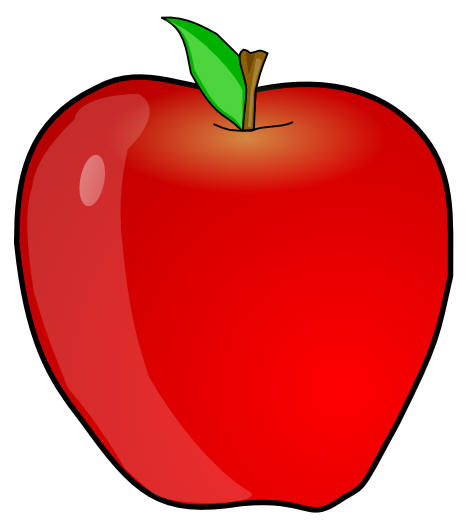
#> input picture fruit/Lib/APPLE.jpg, 469 x 531 px, found by its file name
$ python main.py
#> lines starting #> are read from the running program, lines starting #| are printed output that depends on the picture
import numpy
from PIL import Image
from numpy import asarray
import sys


import matplotlib.pyplot as plt
from mpl_toolkits.mplot3d import Axes3D
import cv2

#read image
img = cv2.imread('APPLE.jpg')
#> img is the input picture: shape (531, 469, 3); mean B, G, R 99.5, 104.2, 222.7

#convert from BGR to RGB
img = cv2.cvtColor(img, cv2.COLOR_BGR2RGB)

#get rgb values from image to 1D array
r, g, b = cv2.split(img)
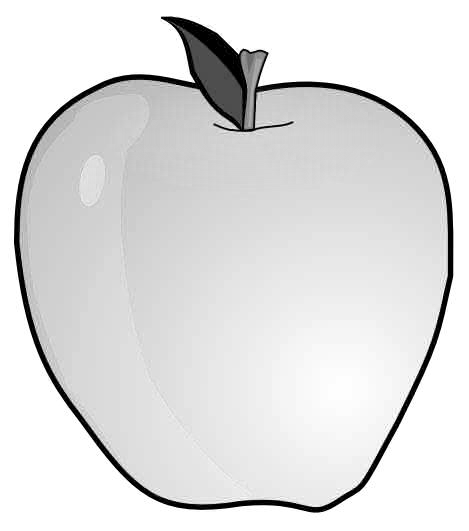
#> r: shape (531, 469); min 0, max 255, mean 222.7
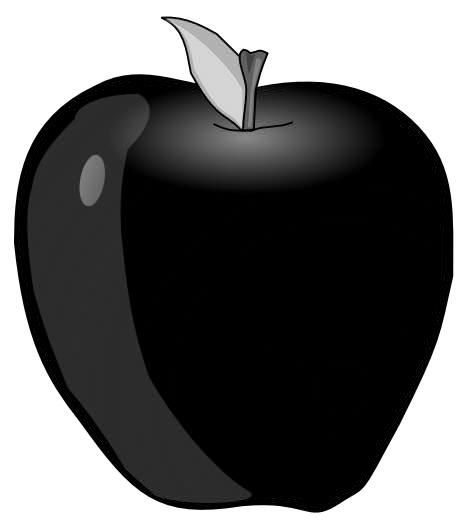
#> g: shape (531, 469); min 0, max 255, mean 104.2
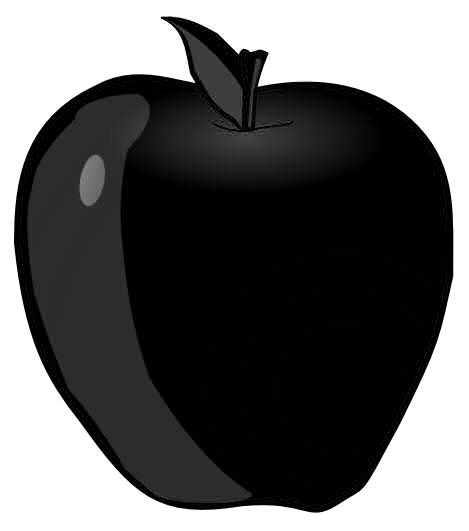
#> b: shape (531, 469); min 0, max 255, mean 99.5
r = r.flatten()
g = g.flatten()
b = b.flatten()

#plotting
fig = plt.figure()
ax = Axes3D(fig)
ax.scatter(r, g, b)
plt.show()


image = Image.open('APPLE.jpg')

data = asarray(image)


print(data)
#> (printed output is left out)
#below prints the center pixel of the image
#half_width = int(data.shape[0]/2)
#half_height = int(data.shape[1]/2)
#print(data[half_width][half_height])
# create Pillow image
image2 = Image.fromarray(data)
# summarize image details
print(image2.format)
#| None
print(image2.mode)
#| RGB
print(image2.size)
#| (469, 531)


#def softmax(Logit_scores)
 #   tf.Softmax(Logit_scores)


def main():


 if __name__ == '__main__':
    main()
